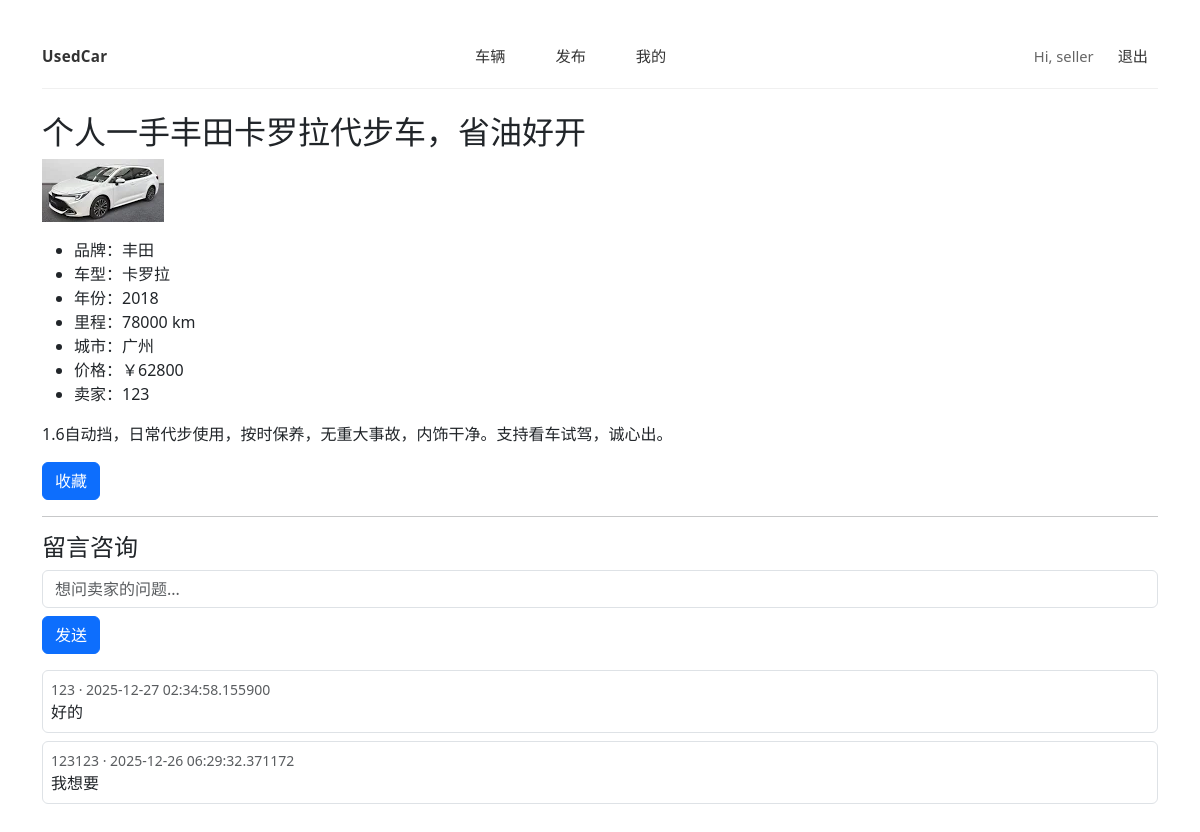
The app's page /cars/1 (signed in) with its own data.
### app/models.py (models this page shows, shortened)
class User(db.Model, UserMixin):
    id = db.Column(db.Integer, primary_key=True)
    email = db.Column(db.String(120), unique=True, index=True, nullable=False)
    username = db.Column(db.String(40), unique=True, index=True, nullable=False)
    password_hash = db.Column(db.String(255), nullable=False)
    is_admin = db.Column(db.Boolean, default=False)
    cars = db.relationship("Car", backref="seller", lazy=True)
    favorites = db.relationship("Favorite", backref="user", lazy=True)

class Car(db.Model):
    id = db.Column(db.Integer, primary_key=True)
    title = db.Column(db.String(120), nullable=False)
    brand = db.Column(db.String(40), index=True, nullable=False)
    model = db.Column(db.String(60), nullable=False)
    year = db.Column(db.Integer, index=True, nullable=False)
    mileage_km = db.Column(db.Integer, nullable=False)
    price = db.Column(db.Integer, index=True, nullable=False)
    city = db.Column(db.String(40), index=True, nullable=False)
    description = db.Column(db.Text, nullable=True)
    image_filename = db.Column(db.String(255), nullable=True)
    is_active = db.Column(db.Boolean, default=True, index=True)
    created_at = db.Column(db.DateTime, default=datetime.utcnow, index=True)
    seller_id = db.Column(db.Integer, db.ForeignKey("user.id"), nullable=False)
    messages = db.relationship("Message", backref="car", lazy=True, cascade="all, delete-orphan")
    favorites = db.relationship("Favorite", backref="car", lazy=True, cascade="all, delete-orphan")

class Message(db.Model):
    id = db.Column(db.Integer, primary_key=True)
    car_id = db.Column(db.Integer, db.ForeignKey("car.id"), nullable=False, index=True)
    user_id = db.Column(db.Integer, db.ForeignKey("user.id"), nullable=False, index=True)
    content = db.Column(db.String(500), nullable=False)
    created_at = db.Column(db.DateTime, default=datetime.utcnow, index=True)
    user = db.relationship("User")

### app/routes.py (the view, shortened to what this page needs)
    @app.route("/cars/<int:car_id>", methods=["GET", "POST"])
    def car_detail(car_id: int):
        car = Car.query.get_or_404(car_id)
        if not car.is_active and (not current_user.is_authenticated or not current_user.is_admin):
            abort(404)
        form = MessageForm()
        is_fav = False
        if current_user.is_authenticated:
            is_fav = Favorite.query.filter_by(user_id=current_user.id, car_id=car.id).first() is not None
        messages = Message.query.filter_by(car_id=car.id).order_by(Message.created_at.desc()).all()
        return render_template("car_detail.html", car=car, form=form, is_fav=is_fav, messages=messages)

### app/forms.py
class MessageForm(FlaskForm):
    content = StringField("留言", validators=[DataRequired(), Length(min=2, max=500)])
    submit = SubmitField("发送")

### app/models.py (called while the page is built)
@login_manager.user_loader
def load_user(user_id: str):
    return db.session.get(User, int(user_id))

### app/templates/car_detail.html (shortened to what this page needs)
{% extends "base.html" %}
{% block content %}
<h2>{{ car.title }}</h2>
{% if car.image_filename %}
  <img class="img-fluid mb-3" style="max-height:360px"
       src="{{ url_for('static', filename='uploads/' ~ car.image_filename) }}">
{% endif %}
<ul>
  <li>品牌：{{ car.brand }}</li>
  <li>车型：{{ car.model }}</li>
  <li>年份：{{ car.year }}</li>
  <li>里程：{{ car.mileage_km }} km</li>
  <li>城市：{{ car.city }}</li>
  <li>价格：￥{{ car.price }}</li>
  <li>卖家：{{ car.seller.username }}</li>
</ul>
<p>{{ car.description }}</p>
{% if current_user.is_authenticated %}
<form method="post" action="{{ url_for('car_favorite', car_id=car.id) }}">
  <button class="btn {{ 'btn-outline-secondary' if is_fav else 'btn-primary' }}">{{ "取消收藏" if is_fav else "收藏" }}</button>
</form>
{% endif %}
<hr>
<h4>留言咨询</h4>
<form method="post">
  <div class="mb-2">{{ form.content(class="form-control", placeholder="想问卖家的问题...") }}</div>
  {{ form.submit(class="btn btn-primary") }}
</form>
<div class="mt-3">
  {% for m in messages %}
    <div class="border rounded p-2 mb-2">
      <div class="small text-muted">{{ m.user.username }} · {{ m.created_at }}</div>
      <div>{{ m.content }}</div>
    </div>
  {% endfor %}
</div>
{% endblock %}

### app/templates/base.html (shortened to what this page needs)
<!doctype html>
<html lang="zh">
<head>
  <link rel="stylesheet" href="https://cdn.jsdelivr.net/npm/bootstrap@5.3.3/dist/css/bootstrap.min.css">
  <link rel="stylesheet" href="{{ url_for('static', filename='css/app.css') }}">
</head>
<body class="container py-4">
<nav class="topnav mb-4">
  <div class="topnav-inner">
    <a class="brand" href="{{ url_for('index') }}">UsedCar</a>
    <div class="links">
      <a class="{{ 'active' if request.endpoint=='car_list' else '' }}" href="{{ url_for('car_list') }}">车辆</a>
      {% if current_user.is_authenticated %}
        <a class="{{ 'active' if request.endpoint=='car_create' else '' }}" href="{{ url_for('car_create') }}">发布</a>
        <a class="{{ 'active' if request.endpoint=='profile' else '' }}" href="{{ url_for('profile') }}">我的</a>
      {% endif %}
    </div>
    <div class="actions">
      {% if current_user.is_authenticated %}
        <span class="user">Hi, {{ current_user.username }}</span>
        <a class="btn-link" href="{{ url_for('logout') }}">退出</a>
      {% else %}
        <a class="btn-link {{ 'active' if request.endpoint=='login' else '' }}" href="{{ url_for('login') }}">登录</a>
        <a class="btn-solid {{ 'active' if request.endpoint=='register' else '' }}" href="{{ url_for('register') }}">注册</a>
      {% endif %}
    </div>
  </div>
</nav>
{% block content %}{% endblock %}
</body>
</html>

### app/static/css/app.css (style rules this page uses)
.topnav { position: sticky; top: 0; z-index: 10; background: rgba(255, 255, 255, 0.85); backdrop-filter: blur(10px); border-bottom: 1px solid rgba(0,0,0,0.06); }
.topnav-inner { height: 64px; display: flex; align-items: center; justify-content: space-between; gap: 16px; }
.brand { font-weight: 800; letter-spacing: 0.3px; color: #111; text-decoration: none; }
.links, .actions { display: flex; align-items: center; gap: 14px; }
.links { gap: 50px; }
.topnav a { color: #333; text-decoration: none; font-size: 0.95rem; }
.user { color: #666; font-size: 0.92rem; }
.btn-link { padding: 8px 10px; border-radius: 10px; }

### records on screen
User: username "seller"
Car: title "个人一手丰田卡罗拉代步车，省油好开", image_filename (picture), brand "丰田", model "卡罗拉", year "2018", mileage_km "78000", city "广州", price "62800", description "1.6自动挡，日常代步使用，按时保养，无重大事故，内饰干净。支持看车试驾，诚心出。"
User: seller.username "123"
Message: user.username "123", created_at "2025-12-27 02:34:58.155900", content "好的"
Message: user.username "123123", created_at "2025-12-26 06:29:32.371172", content "我想要"

### other values on screen
{{ "取消收藏" if is_fav else "收藏" }} "收藏"
